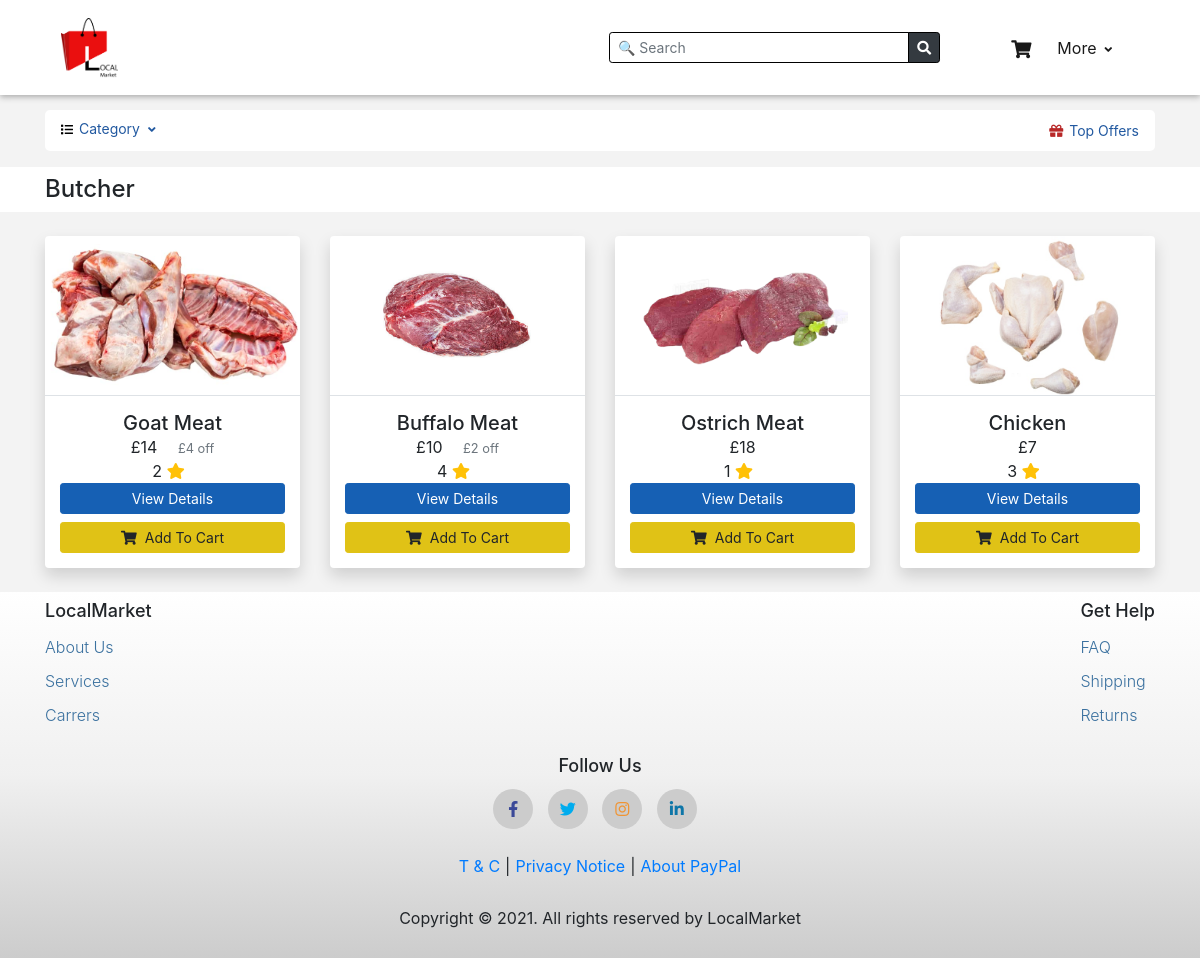
/category_shop.php?sid=1, run on the app's committed database.
### tables this page shows
CREATE TABLE `shop` (
  `shop_id` int(20) NOT NULL,
  `shope_name` varchar(50) NOT NULL
);

CREATE TABLE `product` (
  `Product_ID` int(2) NOT NULL,
  `Product_name` varchar(50) NOT NULL,
  `Product_Description` varchar(255) NOT NULL,
  `Rating` int(3) DEFAULT NULL,
  `Product_image` varchar(20) NOT NULL,
  `Product_price` float NOT NULL,
  `Product_quantity` int(2) NOT NULL,
  `Rated_by` int(5) DEFAULT NULL,
  `shop` int(100) NOT NULL,
  `trader_id` int(10) NOT NULL
);

CREATE TABLE `product_offer` (
  `product_offer_id` int(10) NOT NULL,
  `offer_amount` int(100) NOT NULL,
  `product_id` int(10) NOT NULL,
  `trader_id` int(10) NOT NULL
);

### category_shop.php (the view, shortened to what this page needs)
<!DOCTYPE html>
<html lang="en">
<head>
    <link href="https://cdnjs.cloudflare.com/ajax/libs/font-awesome/5.15.3/css/all.min.css"
 rel="stylesheet" />
    <link rel="stylesheet" href="https://stackpath.bootstrapcdn.com/bootstrap/4.1.3/css/bootstrap.min.css"
>
    <link rel="stylesheet" href="style/style.css">
</head>
<body>
    <div id="navbar">
        <?php include "navbar.php" ;
?></div>
    <div class="container">
        <?php include "category.php" ?>
    </div>
    <?php
    $shop_id=$_GET['sid'];
    $sql_shop = "SELECT * FROM shop where shop_id = $shop_id";
    $shop_result = mysqli_query($conn,$sql_shop);
    $count = mysqli_num_rows($shop_result);
    if($count > 0){
    ?>
    <div class="item-header my-md-3 mt-2 bg-white">
        <div class="container d-sm-flex">
            <?php while($shop_row = mysqli_fetch_assoc($shop_result)){ ?>
            <h4 class="py-2 text-center my-auto"><?php echo $shop_row['shope_name'] ?></h4>
            <?php } ?>
        </div>
    </div>
    <?php } ?>
    <main class="all-items">
        <div class="container">
            <div class="row justify-content-center justify-content-md-start">
                <?php
			            $sql = "SELECT * FROM product WHERE shop = $shop_id";
			            $result = mysqli_query($conn,$sql);
			            if(mysqli_num_rows($result) > 0){
				            while($row = mysqli_fetch_assoc($result)){
                                $pid= $row['Product_ID'];
                                $sql_discount = "SELECT offer_amount FROM product_offer WHERE product_id =$pid ";
                                $discount_result = mysqli_query($conn,$sql_discount);
                                $product_offer_amount = mysqli_fetch_assoc($discount_result);
                                ?>
                <div class="col-md-4 col-lg-3 col-sm-6 col-12 my-2">
                    <div class="card shadow">
                        <img class="card-img-top img-fluid border-bottom"
                            src="images/<?php echo $row['Product_image']; ?>" alt="">
                        <div class="card-body">
                            <h5 class="product-name card-title text-center"><?php echo $row['Product_name']; ?>
                            </h5>
                            <p class="text-center">
                                <?php echo '£'.  $row['Product_price']-$product_offer_amount['offer_amount']; ?>
                                <?php if($product_offer_amount['offer_amount'] == 0){
                                    echo "";
                                     }else{?>
                                <small class="pl-3 text-muted">
                                    <?php echo '£'.$product_offer_amount['offer_amount'].' off' ?></small>
                                <?php }?>
                            </p>
                            <p class="mr-2 text-center"><?php echo $row['Rating']; ?>
                                <i class="fas fa-star fa-md text-warning"></i>
                            </p>
                            <a href="products.php?pid=<?php echo $row['Product_ID']; ?>"
                                class="btn btn-primary btn-sm w-100 mb-2">View Details</a>
                            <a href="" class="add-to-cart btn btn-warning w-100 btn-sm"
                                data-id="<?php echo $row['Product_ID']; ?>"><i class="fas fa-shopping-cart pr-2">
                                </i>Add To Cart</a>
                        </div>
                    </div>
                </div>
                <?php }
                } ?>
            </div>
        </div>
    </main>
    <div class="footer-bg pt-2 mt-3">
        <div class="container">
            <?php include "footer.php" ?>
        </div>
    </div>
</body>
</html>

### style/style.css (style rules this page uses)
body { background: #f3f3f3; }
html { scroll-behavior: smooth; }
.all-items .card { border: none; transition: all 0.2s ease; }
.all-items .card-body { padding: 15px; }
.all-items .card-body .card-title, .all-items .card-body p { margin-bottom: 0; padding-bottom: 0; }
.card-img-top { height: 160px; object-fit: contain; }
.product-name { text-transform: capitalize; }
.btn, input, select { box-shadow: none !important; }
.btn-primary { background-color: #1660b4; border-color: #1660b4; }
.btn-warning { background-color: rgb(224, 194, 22); border-color: rgb(224, 194, 22); }

### style/footer.css (style rules this page uses)
.footer-bg { background: linear-gradient(#fff, #f0f0f0, #ccc); }

### data on the page
shop: shope_name "Butcher"
product: Product_image (picture), Product_name "Goat Meat", $row['Product_price']-$product_offer_amount['offer_amount'] "14", product_offer.offer_amount "4", Rating "2"
product: Product_image (picture), Product_name "Buffalo Meat", $row['Product_price']-$product_offer_amount['offer_amount'] "10", product_offer.offer_amount "2", Rating "4"
product: Product_image (picture), Product_name "Ostrich Meat", $row['Product_price']-$product_offer_amount['offer_amount'] "18", Rating "1"
product: Product_image (picture), Product_name "Chicken", $row['Product_price']-$product_offer_amount['offer_amount'] "7", Rating "3"
